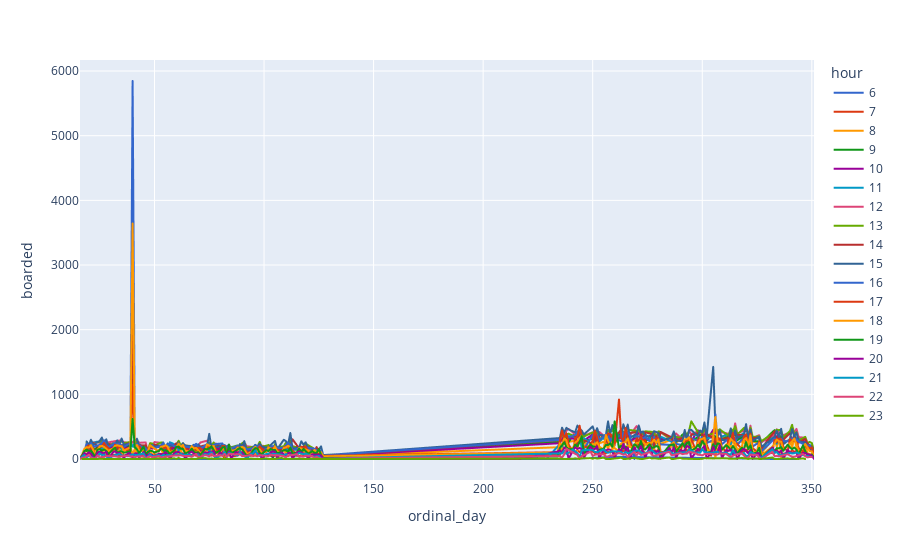

Notebook code cell kept with this figure:
### Code cell
fig = px.line(busy_hours, x = 'ordinal_day', y = 'boarded', color = 'hour', 
             color_discrete_map = {
                 "6": ""
             })

fig.show()

### Figure 1 — Plotly figure (JSON) as saved in the notebook; plotly's stock layout.template omitted (floating-point values rounded to 4 significant figures; data arrays with more than 128 entries replaced by an {"elided": "..."} marker saying what was removed)
{"data": [{"hovertemplate": "hour=6<br>ordinal_day=%{x}<br>boarded=%{y}<extra></extra>", "legendgroup": "6", "line": {"color": "#3366CC", "dash": "solid"}, "mode": "lines", "name": "6", "showlegend": true, "type": "scattergl", "x": [27, 29, 33, 61, 63, 67, 99, 109, 111, 239, 242, 259, 333, 343], "xaxis": "x", "y": [0, 0, 0, 0, 0, 0, 0, 0, 0, 0, 0, 34, 0, 0], "yaxis": "y"}, {"hovertemplate": "hour=7<br>ordinal_day=%{x}<br>boarded=%{y}<extra></extra>", "legendgroup": "7", "line": {"color": "#DC3912", "dash": "solid"}, "mode": "lines", "name": "7", "showlegend": true, "type": "scattergl", "x": {"elided": "156 int values"}, "xaxis": "x", "y": {"elided": "156 int values"}, "yaxis": "y"}, {"hovertemplate": "hour=8<br>ordinal_day=%{x}<br>boarded=%{y}<extra></extra>", "legendgroup": "8", "line": {"color": "#FF9900", "dash": "solid"}, "mode": "lines", "name": "8", "showlegend": true, "type": "scattergl", "x": {"elided": "157 int values"}, "xaxis": "x", "y": {"elided": "157 int values"}, "yaxis": "y"}, {"hovertemplate": "hour=9<br>ordinal_day=%{x}<br>boarded=%{y}<extra></extra>", "legendgroup": "9", "line": {"color": "#109618", "dash": "solid"}, "mode": "lines", "name": "9", "showlegend": true, "type": "scattergl", "x": {"elided": "158 int values"}, "xaxis": "x", "y": {"elided": "158 int values"}, "yaxis": "y"}, {"hovertemplate": "hour=10<br>ordinal_day=%{x}<br>boarded=%{y}<extra></extra>", "legendgroup": "10", "line": {"color": "#990099", "dash": "solid"}, "mode": "lines", "name": "10", "showlegend": true, "type": "scattergl", "x": {"elided": "158 int values"}, "xaxis": "x", "y": {"elided": "158 int values"}, "yaxis": "y"}, {"hovertemplate": "hour=11<br>ordinal_day=%{x}<br>boarded=%{y}<extra></extra>", "legendgroup": "11", "line": {"color": "#0099C6", "dash": "solid"}, "mode": "lines", "name": "11", "showlegend": true, "type": "scattergl", "x": {"elided": "159 int values"}, "xaxis": "x", "y": {"elided": "159 int values"}, "yaxis": "y"}, {"hovertemplate": "hour=12<br>ordinal_day=%{x}<br>boarded=%{y}<extra></extra>", "legendgroup": "12", "line": {"color": "#DD4477", "dash": "solid"}, "mode": "lines", "name": "12", "showlegend": true, "type": "scattergl", "x": {"elided": "158 int values"}, "xaxis": "x", "y": {"elided": "158 int values"}, "yaxis": "y"}, {"hovertemplate": "hour=13<br>ordinal_day=%{x}<br>boarded=%{y}<extra></extra>", "legendgroup": "13", "line": {"color": "#66AA00", "dash": "solid"}, "mode": "lines", "name": "13", "showlegend": true, "type": "scattergl", "x": {"elided": "158 int values"}, "xaxis": "x", "y": {"elided": "158 int values"}, "yaxis": "y"}, {"hovertemplate": "hour=14<br>ordinal_day=%{x}<br>boarded=%{y}<extra></extra>", "legendgroup": "14", "line": {"color": "#B82E2E", "dash": "solid"}, "mode": "lines", "name": "14", "showlegend": true, "type": "scattergl", "x": {"elided": "158 int values"}, "xaxis": "x", "y": {"elided": "158 int values"}, "yaxis": "y"}, {"hovertemplate": "hour=15<br>ordinal_day=%{x}<br>boarded=%{y}<extra></extra>", "legendgroup": "15", "line": {"color": "#316395", "dash": "solid"}, "mode": "lines", "name": "15", "showlegend": true, "type": "scattergl", "x": {"elided": "158 int values"}, "xaxis": "x", "y": {"elided": "158 int values"}, "yaxis": "y"}, {"hovertemplate": "hour=16<br>ordinal_day=%{x}<br>boarded=%{y}<extra></extra>", "legendgroup": "16", "line": {"color": "#3366CC", "dash": "solid"}, "mode": "lines", "name": "16", "showlegend": true, "type": "scattergl", "x": {"elided": "160 int values"}, "xaxis": "x", "y": {"elided": "160 int values"}, "yaxis": "y"}, {"hovertemplate": "hour=17<br>ordinal_day=%{x}<br>boarded=%{y}<extra></extra>", "legendgroup": "17", "line": {"color": "#DC3912", "dash": "solid"}, "mode": "lines", "name": "17", "showlegend": true, "type": "scattergl", "x": {"elided": "194 int values"}, "xaxis": "x", "y": {"elided": "194 int values"}, "yaxis": "y"}, {"hovertemplate": "hour=18<br>ordinal_day=%{x}<br>boarded=%{y}<extra></extra>", "legendgroup": "18", "line": {"color": "#FF9900", "dash": "solid"}, "mode": "lines", "name": "18", "showlegend": true, "type": "scattergl", "x": {"elided": "194 int values"}, "xaxis": "x", "y": {"elided": "194 int values"}, "yaxis": "y"}, {"hovertemplate": "hour=19<br>ordinal_day=%{x}<br>boarded=%{y}<extra></extra>", "legendgroup": "19", "line": {"color": "#109618", "dash": "solid"}, "mode": "lines", "name": "19", "showlegend": true, "type": "scattergl", "x": {"elided": "194 int values"}, "xaxis": "x", "y": {"elided": "194 int values"}, "yaxis": "y"}, {"hovertemplate": "hour=20<br>ordinal_day=%{x}<br>boarded=%{y}<extra></extra>", "legendgroup": "20", "line": {"color": "#990099", "dash": "solid"}, "mode": "lines", "name": "20", "showlegend": true, "type": "scattergl", "x": {"elided": "195 int values"}, "xaxis": "x", "y": {"elided": "195 int values"}, "yaxis": "y"}, {"hovertemplate": "hour=21<br>ordinal_day=%{x}<br>boarded=%{y}<extra></extra>", "legendgroup": "21", "line": {"color": "#0099C6", "dash": "solid"}, "mode": "lines", "name": "21", "showlegend": true, "type": "scattergl", "x": {"elided": "167 int values"}, "xaxis": "x", "y": {"elided": "167 int values"}, "yaxis": "y"}, {"hovertemplate": "hour=22<br>ordinal_day=%{x}<br>boarded=%{y}<extra></extra>", "legendgroup": "22", "line": {"color": "#DD4477", "dash": "solid"}, "mode": "lines", "name": "22", "showlegend": true, "type": "scattergl", "x": {"elided": "163 int values"}, "xaxis": "x", "y": {"elided": "163 int values"}, "yaxis": "y"}, {"hovertemplate": "hour=23<br>ordinal_day=%{x}<br>boarded=%{y}<extra></extra>", "legendgroup": "23", "line": {"color": "#66AA00", "dash": "solid"}, "mode": "lines", "name": "23", "showlegend": true, "type": "scattergl", "x": {"elided": "140 int values"}, "xaxis": "x", "y": {"elided": "140 int values"}, "yaxis": "y"}], "layout": {"legend": {"title": {"text": "hour"}, "tracegroupgap": 0}, "margin": {"t": 60}, "xaxis": {"anchor": "y", "domain": [0, 1], "title": {"text": "ordinal_day"}}, "yaxis": {"anchor": "x", "domain": [0, 1], "title": {"text": "boarded"}}}}
